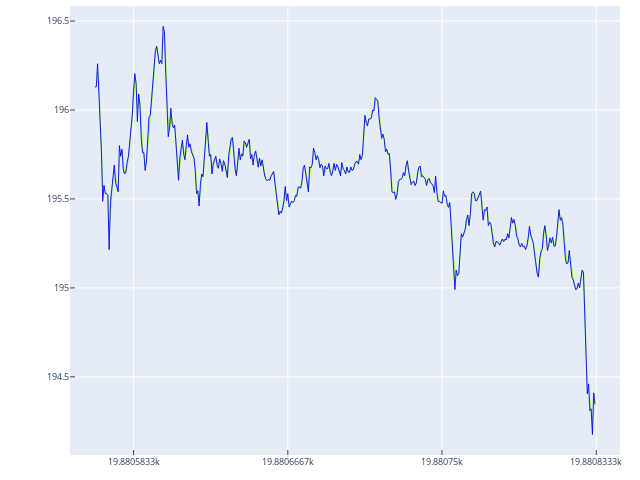
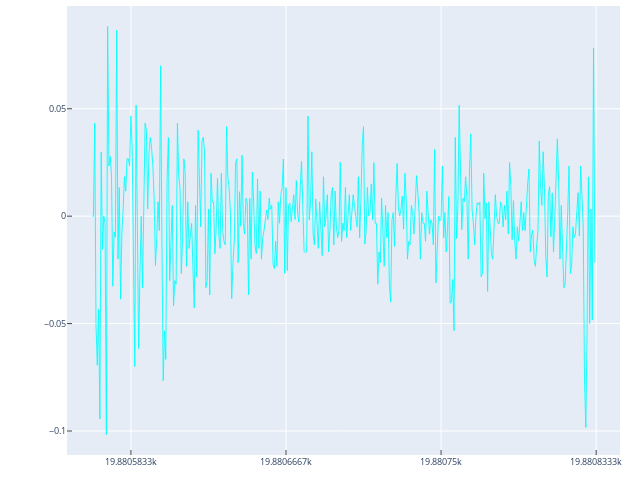

Write notebook code for charts like these, in order.
### Code cell
def _exponential_moving_average_helper(s, smoothing_factor):
    vec_len = len(s)
    output_vec = list(range(vec_len))
    output_vec[0] = s[0]
  
    for i in range(1,vec_len):
        output_vec[i] = smoothing_factor * s[i] + (1 - smoothing_factor) * output_vec[i-1]
  
  
    return(output_vec[vec_len-1])

def exponential_moving_average(s, lag_length):
    with warnings.catch_warnings():
        warnings.simplefilter("ignore")
        length = len(s)
        output_vec = list(range(length))
        output_vec[0] = s[0]
        output_vec[1] = s[0]
        smoothing_factor=float(2/(lag_length + 1))

        for i in range(2, length):
            # If there are less that lag_period of data previous to the current date,
            # simply take the average of all the days prior to get the closest thing
            # to a running average
            if i <= lag_length:
                output_vec[i] = _exponential_moving_average_helper(s[0:i], 2/(i + 1))
            else:
                output_vec[i] = _exponential_moving_average_helper(s[i-lag_length:i], smoothing_factor)

        return output_vec


def add_exponential_moving_average(stock_data, lag_length):
    if not isinstance(lag_length, int):
        print("Parameter lag_length must be integer")
        return
    if stock_data.lag_length == 0:
        print("Lag variables must be set prior to adding simple moving average")
        return
    if lag_length > stock_data.lag_length:
        print("Cannot take the average of more lag varaibles than are availible" + 
                  f" (currently {stock_data.lag_length})\n")
        return

    column_label = "EMA_"  + str(lag_length)
    stock_data.data_frame[column_label] = exponential_moving_average(stock_data.data_frame["Close"], lag_length)

    
def add_MACD(stock_data, max_lag, min_lag):
    if not isinstance(max_lag, int) or not isinstance(min_lag, int):
        print("Parameters max_lag and min_lag must be integer")
        return
    if min_lag >= max_lag:
        print("min_lag must be strictly smaller than max_lag")
        return
    
    EMA_string_min = "EMA_" + str(min_lag)
    EMA_string_max = "EMA_" + str(max_lag)
    column_label = "MACD_"  + str(min_lag) + "_" + str(max_lag)
    
    if not (EMA_string_min in stock_data.data_frame.columns):
        add_exponential_moving_average(stonks, min_lag)
        
    if not (EMA_string_max in stock_data.data_frame.columns):
        add_exponential_moving_average(stonks, max_lag)
    
    stock_data.data_frame[column_label] = (stock_data.data_frame[EMA_string_min] - stock_data.data_frame[EMA_string_max])
    
    
add_exponential_moving_average(stonks, display_days)
add_exponential_moving_average(stonks, int(display_days/2))

EMA_string = 'EMA_' + str(display_days)
EMA_string_2 = 'EMA_' + str(int(display_days / 2))

p = ggplot(stonks.data_frame, aes(x=stonks.data_frame.index)) +\
    geom_line(aes(y=EMA_string), color='chartreuse') +\
    geom_line(aes(y=EMA_string_2), color='blue')
p1 = ggplotly(p.draw())  

p1.show()


MACD_string = 'MACD_' + str(int(display_days / 2)) + '_' + str(display_days)


add_MACD(stonks, display_days, int(display_days/2))

p = ggplot(stonks.data_frame, aes(x=stonks.data_frame.index)) +\
    geom_line(aes(y=MACD_string), color='cyan') 
    
p2 = ggplotly(p.draw()) 
p2.show()

### Figure 1 — Plotly figure (JSON) as saved in the notebook; plotly's stock layout.template omitted (floating-point values rounded to 4 significant figures; data arrays with more than 128 entries replaced by an {"elided": "..."} marker saying what was removed)
{"data": [{"line": {"color": "rgba (127, 255, 0, 1)", "dash": "solid", "width": 0.8862}, "mode": "lines", "name": "", "type": "scatter", "x": {"elided": "390 float values"}, "xaxis": "x", "y": {"elided": "390 float values"}, "yaxis": "y"}, {"line": {"color": "rgba (0, 0, 255, 1)", "dash": "solid", "width": 0.8862}, "mode": "lines", "name": "", "type": "scatter", "x": {"elided": "390 float values"}, "xaxis": "x", "y": {"elided": "390 float values"}, "yaxis": "y"}], "layout": {"autosize": false, "height": 480, "hovermode": "closest", "margin": {"b": 25, "l": 70, "pad": 0, "r": 20, "t": 6}, "showlegend": false, "width": 640, "xaxis": {"anchor": "y", "domain": [0, 1], "dtick": 0.08333, "mirror": false, "range": [19880.0, 19880.0], "showgrid": true, "showline": false, "side": "bottom", "tick0": 19880.0, "tickfont": {"size": 8.8}, "ticks": "inside", "type": "linear", "zeroline": false}, "yaxis": {"anchor": "x", "domain": [0, 1], "dtick": 0.5, "mirror": false, "range": [194.1, 196.6], "showgrid": true, "showline": false, "side": "left", "tick0": 194.5, "tickfont": {"size": 8.8}, "ticks": "inside", "type": "linear", "zeroline": false}}}

### Figure 2 — Plotly figure (JSON) as saved in the notebook; plotly's stock layout.template omitted (floating-point values rounded to 4 significant figures; data arrays with more than 128 entries replaced by an {"elided": "..."} marker saying what was removed)
{"data": [{"line": {"color": "rgba (0, 255, 255, 1)", "dash": "solid", "width": 0.8862}, "mode": "lines", "name": "", "type": "scatter", "x": {"elided": "390 float values"}, "xaxis": "x", "y": {"elided": "390 float values"}, "yaxis": "y"}], "layout": {"autosize": false, "height": 480, "hovermode": "closest", "margin": {"b": 25, "l": 67, "pad": 0, "r": 20, "t": 6}, "showlegend": false, "width": 640, "xaxis": {"anchor": "y", "domain": [0, 1], "dtick": 0.08333, "mirror": false, "range": [19880.0, 19880.0], "showgrid": true, "showline": false, "side": "bottom", "tick0": 19880.0, "tickfont": {"size": 8.8}, "ticks": "inside", "type": "linear", "zeroline": false}, "yaxis": {"anchor": "x", "domain": [0, 1], "dtick": 0.05, "mirror": false, "range": [-0.1112, 0.09783], "showgrid": true, "showline": false, "side": "left", "tick0": -0.1, "tickfont": {"size": 8.8}, "ticks": "inside", "type": "linear", "zeroline": false}}}
